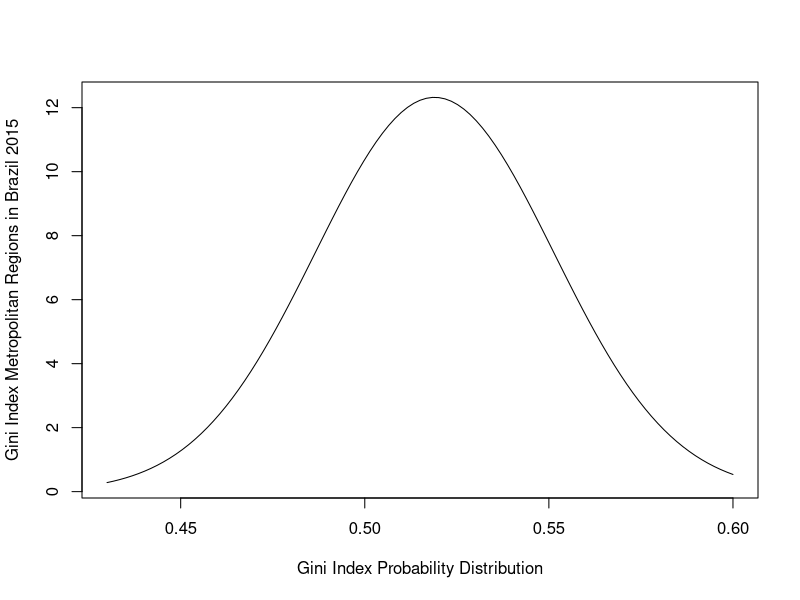

Reproduce this figure in R.
GiniIndexBr2015=c(0.526, 0.490, 0.478, 0.517, 0.473, 0.529,0.488, 0.524, 0.433, 0.530, 0.534, 0.496,0.576,0.529,
0.547, 0.540,0.565,0.533,0.565,0.540,0.518,0.530,0.559,0.502,0.502,0.521,0.507,0.519,0.526,
0.486,0.491,0.492,0.500,0.505,0.471,0.498,0.512,0.562,0.525,0.536,0.506,0.615,0.526,0.490,
0.478,0.517,0.473,0.529,0.488,0.524,0.433,0.530,0.534,0.496,0.576,0.529,0.547,0.540,0.565,
0.533,0.565,0.540,0.518,0.530,0.559,0.502,0.502,0.521,0.507,0.519,0.526,0.486,0.491,0.492,
0.500,0.505,0.471,0.498,0.512,0.562,0.525,0.536,0.506,0.615)
mean(GiniIndexBr2015)
sd(GiniIndexBr2015)

plot(function(GiniIndexBr2015)dnorm(GiniIndexBr2015,mean=0.5189524,sd=0.03237577),0.43,0.6,xlab="Gini Index Probability Distribution", ylab= "Gini Index Metropolitan Regions in Brazil 2015")

